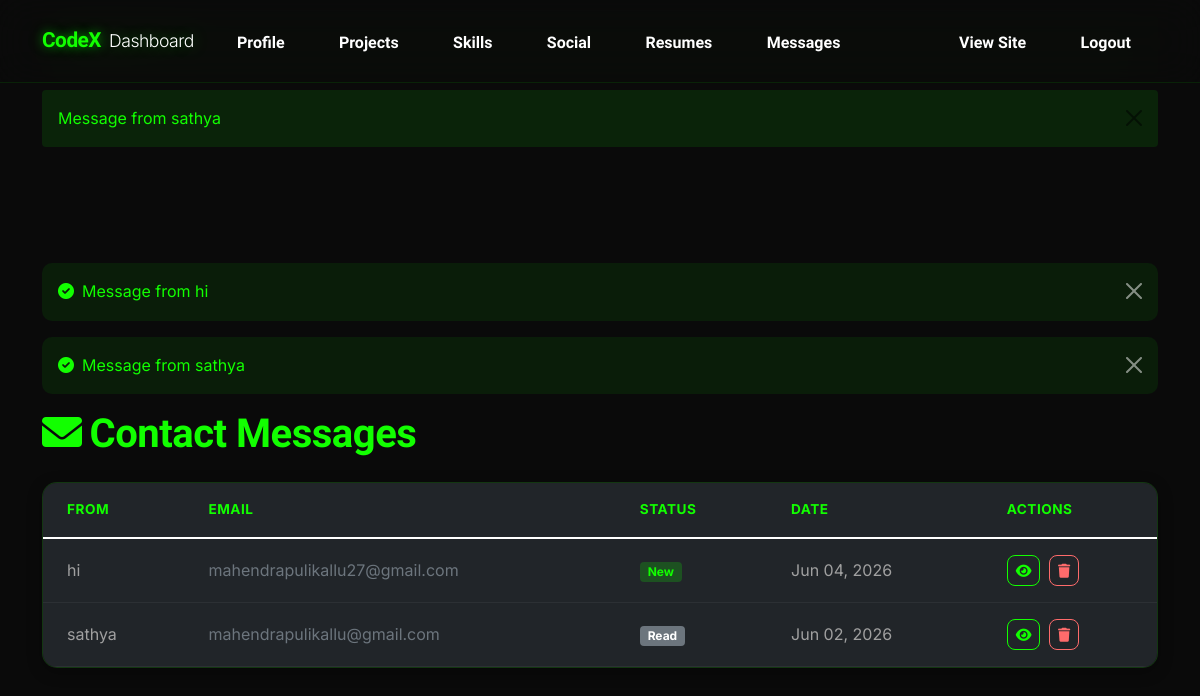
The page /dashboard/messages/ (signed in) on the database its author committed.
### user/models.py (models this page shows)
class ContactMessage(models.Model):
    name = models.CharField(max_length=100)
    email = models.EmailField()
    message = models.TextField()
    created_date = models.DateTimeField(default=timezone.now)
    is_read = models.BooleanField(default=False)
    def __str__(self):
        return f"Message from {self.name}"
    class Meta:
        ordering = ['-created_date']

### dashboard/views.py (the view)
# urls.py: path('messages/', views.manage_messages, name='messages'),
@login_required
def manage_messages(request):
    messages_list = ContactMessage.objects.all()
    return render(request, 'dashboard/messages.html', {'messages': messages_list})

### templates/dashboard/messages.html (shortened to what this page needs)
{% extends 'dashboard/base_dashboard.html' %}
{% block dashboard_content %}
<div class="row mb-4">
    <div class="col-12">
        <h1 class="text-green mb-0" style="font-family:'Lexend',sans-serif;"><i class="fas fa-envelope me-2"></i>Contact Messages</h1>
    </div>
</div>
<div class="row">
    <div class="col-12">
        <div class="card" style="background: #111; border: 1px solid rgba(18,255,0,0.1); border-radius: 14px; overflow: hidden;">
            <div class="card-body p-0">
                {% if messages %}
                    <div class="table-responsive">
                        <table class="table table-dark table-hover mb-0" style="background: transparent;">
                            <thead style="background: rgba(18,255,0,0.05);">
                                <tr>
                                    <th class="py-3 px-4" style="color: #12ff00; border-bottom: 1px solid rgba(18,255,0,0.1);">From</th>
                                    <th class="py-3 px-4" style="color: #12ff00; border-bottom: 1px solid rgba(18,255,0,0.1);">Email</th>
                                    <th class="py-3 px-4" style="color: #12ff00; border-bottom: 1px solid rgba(18,255,0,0.1);">Status</th>
                                    <th class="py-3 px-4" style="color: #12ff00; border-bottom: 1px solid rgba(18,255,0,0.1);">Date</th>
                                    <th class="py-3 px-4" style="color: #12ff00; border-bottom: 1px solid rgba(18,255,0,0.1);">Actions</th>
                                </tr>
                            </thead>
                            <tbody>
                                {% for msg in messages %}
                                    <tr style="{% if not msg.is_read %}background: rgba(18,255,0,0.03);{% endif %}">
                                        <td class="py-3 px-4 fw-semibold text-white border-bottom border-dark">{{ msg.name }}</td>
                                        <td class="py-3 px-4 border-bottom border-dark"><a href="mailto:{{ msg.email }}" class="text-muted text-decoration-none">{{ msg.email }}</a></td>
                                        <td class="py-3 px-4 border-bottom border-dark">
                                            {% if msg.is_read %}
                                                <span class="badge bg-secondary">Read</span>
                                            {% else %}
                                                <span class="badge" style="background: rgba(18,255,0,0.2); color: #12ff00;">New</span>
                                            {% endif %}
                                        </td>
                                        <td class="py-3 px-4 text-muted border-bottom border-dark">{{ msg.created_date|date:"M d, Y" }}</td>
                                        <td class="py-3 px-4 border-bottom border-dark">
                                            <a href="{% url 'dashboard:view_message' msg.pk %}" class="btn btn-sm btn-outline-primary me-1" style="border-color: #12ff00; color: #12ff00;"><i class="fas fa-eye"></i></a>
                                            <form method="post" action="{% url 'dashboard:delete_message' msg.pk %}" class="d-inline">
                                                <button type="submit" class="btn btn-sm btn-outline-danger" onclick="return confirm('Delete this message?');"><i class="fas fa-trash"></i></button>
                                            </form>
                                        </td>
                                    </tr>
                                {% endfor %}
                            </tbody>
                        </table>
                    </div>
                {% else %}
                    <div class="text-center py-5">
                        <i class="fas fa-envelope-open-text fa-3x text-muted mb-3"></i>
                        <h5 class="text-muted">No messages yet</h5>
                        <p class="text-muted">Messages from your portfolio contact form will appear here.</p>
                    </div>
                {% endif %}
            </div>
        </div>
    </div>
</div>
{% endblock %}

### templates/dashboard/base_dashboard.html (shortened to what this page needs)
{% extends 'base.html' %}
{% load static %}
{% block content %}
<nav class="navbar navbar-expand-lg navbar-dark fixed-top" style="background: rgba(10,10,10,0.95); border-bottom: 1px solid rgba(18,255,0,0.1); backdrop-filter: blur(20px);">
    <div class="container">
        <a class="navbar-brand d-flex align-items-center gap-2" href="{% url 'dashboard:home' %}">
            <span class="text-green neon-text-glow" style="font-family:'Lexend',sans-serif; font-weight:800; font-size:1.3rem;">CodeX</span>
            <span class="text-white" style="font-family:'Inter',sans-serif; font-weight:300; font-size:1.1rem;">Dashboard</span>
        </a>
        <div class="collapse navbar-collapse" id="dashNavbar">
            <ul class="navbar-nav me-auto">
                <li class="nav-item">
                    <a class="nav-link px-2" href="{% url 'dashboard:profile' %}">Profile</a>
                </li>
                <li class="nav-item">
                    <a class="nav-link px-2" href="{% url 'dashboard:projects' %}">Projects</a>
                </li>
                <li class="nav-item">
                    <a class="nav-link px-2" href="{% url 'dashboard:skills' %}">Skills</a>
                </li>
                <li class="nav-item">
                    <a class="nav-link px-2" href="{% url 'dashboard:social_links' %}">Social</a>
                </li>
                <li class="nav-item">
                    <a class="nav-link px-2" href="{% url 'dashboard:resumes' %}">Resumes</a>
                </li>
                <li class="nav-item">
                    <a class="nav-link px-2" href="{% url 'dashboard:messages' %}">Messages</a>
                </li>
            </ul>
            <ul class="navbar-nav align-items-center">
                <li class="nav-item">
                    <a class="nav-link px-2" href="{% url 'user:index' %}" target="_blank">View Site</a>
                </li>
                <li class="nav-item">
                    <form method="post" action="{% url 'dashboard:logout' %}" class="d-inline">
                        <button type="submit" class="nav-link px-2 border-0 bg-transparent" style="color: #ff6b6b; cursor: pointer;">
                            Logout
                        </button>
                    </form>
                </li>
            </ul>
        </div>
    </div>
</nav>
<div class="container" style="padding-top: 100px; min-height: 100vh; padding-bottom: 40px;">
    {% if messages %}
        {% for message in messages %}
            <div class="alert alert-dismissible fade show border-0 mb-3" role="alert" style="background: rgba(18,255,0,0.08); color: #12ff00; border: 1px solid rgba(18,255,0,0.15); border-radius: 10px;">
                <i class="fas fa-check-circle me-2"></i>{{ message }}
                <button type="button" class="btn-close" data-bs-dismiss="alert" aria-label="Close" style="filter: invert(1);"></button>
            </div>
        {% endfor %}
    {% endif %}
    {% block dashboard_content %}{% endblock %}
</div>
{% endblock %}

### templates/base.html (shortened to what this page needs)
<!DOCTYPE html>
{% load static %}
<html lang="en">
<head>
    <link href="https://cdn.jsdelivr.net/npm/bootstrap@5.1.3/dist/css/bootstrap.min.css" rel="stylesheet">
    <link rel="stylesheet" href="https://cdnjs.cloudflare.com/ajax/libs/font-awesome/6.0.0/css/all.min.css">
    <link rel="stylesheet" href="{% static 'css/style.css' %}">
</head>
<body>
    {% if messages %}
        <div class="container mt-3">
            {% for message in messages %}
                <div class="alert alert-{{ message.tags }} alert-dismissible fade show border-0" role="alert" style="background: rgba(18, 255, 0, 0.1); color: #12ff00;">
                    {{ message }}
                    <button type="button" class="btn-close" data-bs-dismiss="alert" aria-label="Close"></button>
                </div>
            {% endfor %}
        </div>
    {% endif %}
    {% block content %}{% endblock %}
</body>
</html>

### static/css/style.css (style rules this page uses)
:root { --primary-color: #12ff00; --bg-dark: #0a0a0a; --bg-card: #141414; --text-main: #ffffff; --text-muted: #a0a0a0; --transition: all 0.4s cubic-bezier(0.175, 0.885, 0.32, 1.275); --font-heading: 'Lexend', sans-serif; --font-body: 'Inter', sans-serif; }
body { background-color: var(--bg-dark); color: var(--text-main); font-family: var(--font-body); line-height: 1.6; overflow-x: hidden; }
h1, h2, h3, h4, h5, h6 { color: var(--primary-color); font-family: var(--font-heading); font-weight: 700; letter-spacing: -0.5px; }
.text-green { color: var(--primary-color) !important; }
.navbar { background: rgba(10, 10, 10, 0.9) !important; backdrop-filter: blur(20px); border-bottom: 1px solid rgba(18, 255, 0, 0.1); padding: 1.2rem 0; transition: var(--transition); }
.navbar-brand { font-family: var(--font-heading) !important; font-weight: 800 !important; font-size: 1.8rem !important; color: var(--primary-color) !important; text-shadow: 0 0 15px rgba(18, 255, 0, 0.4); letter-spacing: -0.5px; }
.navbar-nav .nav-link { font-family: var(--font-heading) !important; color: #ffffff !important; font-weight: 600; margin: 0 1.2rem; transition: var(--transition); position: relative; padding-bottom: 5px; }
.navbar-nav .nav-link::after { content: ''; position: absolute; bottom: -2px; left: 50%; width: 0; height: 2px; background-color: var(--primary-color); box-shadow: 0 0 10px var(--primary-color), 0 0 5px var(--primary-color); transition: width 0.3s ease, left 0.3s ease; }
.neon-text-glow { text-shadow: 0 0 10px rgba(18, 255, 0, 0.5), 0 0 20px rgba(18, 255, 0, 0.2); }
.card { background: var(--bg-card) !important; border: 1px solid rgba(18, 255, 0, 0.15) !important; border-radius: 15px !important; color: var(--text-main) !important; box-shadow: 0 4px 15px rgba(0, 0, 0, 0.3) !important; }
.table { color: var(--text-main) !important; background-color: transparent !important; }
.table th { border-color: rgba(18, 255, 0, 0.15) !important; color: var(--primary-color) !important; font-weight: 700; text-transform: uppercase; font-size: 0.85rem; letter-spacing: 0.5px; }
.table td { border-color: rgba(255, 255, 255, 0.05) !important; color: var(--text-muted) !important; vertical-align: middle; }
.btn-outline-primary { color: var(--primary-color) !important; border-color: var(--primary-color) !important; font-weight: 600 !important; border-radius: 8px !important; transition: var(--transition) !important; }
.btn-outline-danger { color: #ff6b6b !important; border-color: #ff6b6b !important; font-weight: 600 !important; border-radius: 8px !important; transition: var(--transition) !important; }

### rows shown on the page
ContactMessage: name "Message from sathya", name "sathya", email "mahendrapulikallu@gmail.com", is_read "Read", created_date "Jun 02, 2026"
ContactMessage: name "Message from hi", name "hi", email "mahendrapulikallu27@gmail.com", is_read "New", created_date "Jun 04, 2026"
